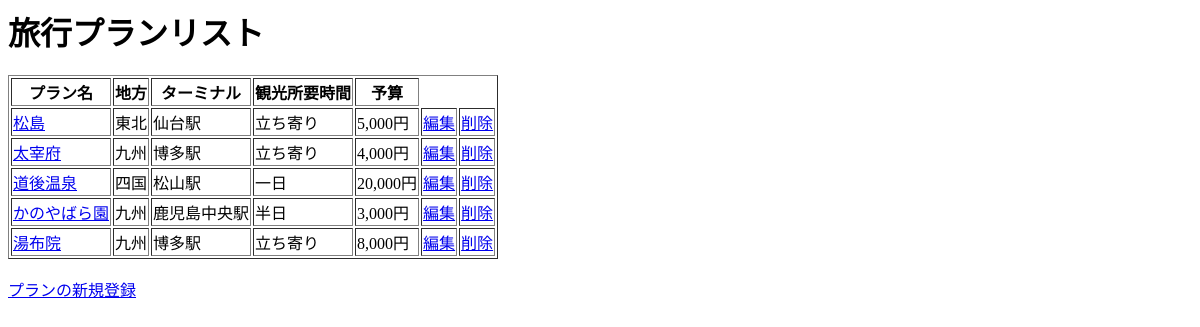
Before: / with the older database file.
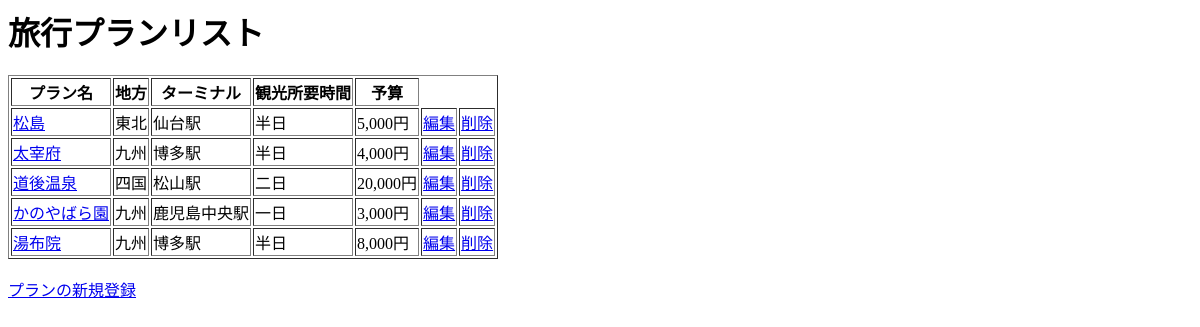
After: the same page with the newer database file.
### tables this page shows
CREATE TABLE `travelplans` (
  `id` int(11) NOT NULL,
  `planName` varchar(100) NOT NULL,
  `area` tinyint(3) NOT NULL,
  `terminal` varchar(50) NOT NULL,
  `access` tinyint(2) NOT NULL,
  `accessDetails` varchar(1000) NOT NULL,
  `time` tinyint(2) NOT NULL,
  `budget` mediumint(7) NOT NULL,
  `planDetails` varchar(3000) NOT NULL,
  `photo` varchar(1000) NOT NULL
);

### choicesData.php (called while the page is built, shortened)
<?php
    $areaName=["未選択","北海道","東北","関東","中部","近畿","中国","四国","九州","沖縄・離島"];
    $timeName=["未選択","立ち寄り","半日","一日","二日","それ以上"];
?>

### index.php (the view, shortened to what this page needs)
<?php
    require_once("./choicesData.php");
    require_once("./secret/loginData.php");
    try{
        $dbh = new PDO('mysql:host=localhost;dbname=db1;charset=utf8', $user, $pass);
        $dbh->setAttribute(PDO::ATTR_ERRMODE, PDO::ERRMODE_EXCEPTION);
        $sql = "SELECT * FROM travelPlans";
        $stmt = $dbh->query($sql);
        $result = $stmt->fetchAll(PDO::FETCH_ASSOC);
    } catch(Exception $e) {
        echo "エラー：". htmlspecialchars($e->getMessage(),ENT_QUOTES, "UTF-8"). "<br>";
        die();
    }
?>
<html>
	<head>
	</head>
	<body>
        <h1>旅行プランリスト</h1>
        <table border="1">
            <tr>
            <th>プラン名</th>
            <th>地方</th>
            <th>ターミナル</th>
            <th>観光所要時間</th>
            <th>予算</th>
            </tr>
            <?php foreach($result as $row){ ?>
                <tr>
                    <td><a href = "planDetail.php?id=<?=$row["id"]?>"><?= htmlspecialchars($row["planName"], ENT_QUOTES, "UTF-8") ?></a></td>
                    <td><?= $areaName[$row["area"]] ?></td>
                    <td><?= htmlspecialchars($row["terminal"], ENT_QUOTES, "UTF-8") ?></td>
                    <td><?= $timeName[$row["time"]] ?></td>
                    <td><?= number_format($row["budget"]) ?>円</td>
                    <td><a href = "edit.php?id=<?=$row["id"]?>">編集</a></td>
                    <td><a href = "delete.php?id=<?=$row["id"]?>">削除</a></td>
                </tr>
            <?php } ?>
        </table>
        <br>
        <a href = "form.php">プランの新規登録</a>
    </body>
</html>

Changed rows visible on the page:
changed travelplans "松島": time "立ち寄り" → "半日"
changed travelplans "太宰府": time "立ち寄り" → "半日"
changed travelplans "道後温泉": time "一日" → "二日"
changed travelplans "かのやばら園": time "半日" → "一日"
changed travelplans "湯布院": time "立ち寄り" → "半日"
